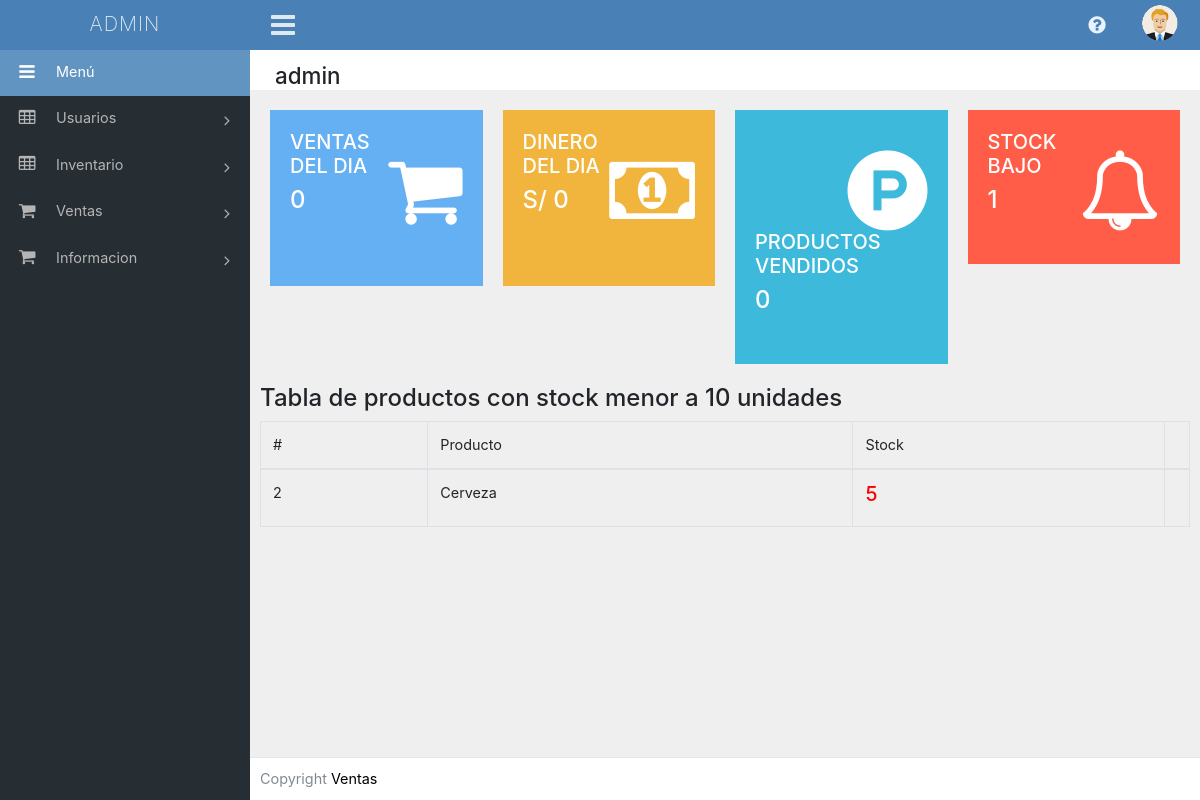
Screenshot of /admin/vistas/inicio.php (signed in) with the database file from the repository.
### tables this page shows
CREATE TABLE `productos` (
  `id_producto` int(11) NOT NULL,
  `nombre` varchar(255) NOT NULL,
  `descripcion` text DEFAULT NULL,
  `precio_normal` decimal(10,2) DEFAULT NULL,
  `precio_rebajado` decimal(10,2) NOT NULL,
  `stock` int(11) DEFAULT NULL,
  `imagen` varchar(50) NOT NULL,
  `id_categoria` int(11) DEFAULT NULL,
  `estado` varchar(10) NOT NULL
);

### admin/clases/Reporte.php (called while the page is built, shortened)
<?php
class Reporte{
    public function ventas_dia(){
            $c = new Conexion();
			$conexion = $c->conectar();
            $fecha = date('y-m-d');
            $sql = "SELECT COUNT(*) FROM ventas where fecha='$fecha'";
            $result= mysqli_query($conexion,$sql);
            $re=mysqli_fetch_row($result)[0];
              return $re ;
    }
    public function stock_0(){
            $c = new Conexion();
			$conexion = $c->conectar();
            $sql = "SELECT count(id_producto) FROM productos where stock < 10";
            $result= mysqli_query($conexion,$sql);
            $re=mysqli_fetch_row($result)[0];
            return $re ;
    }
    public function productos_0(){
            $c = new Conexion();
			$conexion = $c->conectar();
            $sql = "SELECT id_producto,nombre,stock from productos where stock < 10 order by stock asc";
            $result= mysqli_query($conexion,$sql);
            return $result ;
    }
}
?>

### admin/vistas/inicio.php (the view, shortened to what this page needs)
<?php
require 'header.php';
if(isset($_SESSION['usuario']))
{
?>
    <div class="content-page">
    <div class="content">
        <div class="container-fluid">
                    <div class="row">
                                <div class="col-xl-12">
                                        <div class="breadcrumb-holder">
                                                <h1 class="main-title float-left"><?php echo $_SESSION['datos']->tipo ?></h1>
                                                <div class="clearfix"></div>
                                        </div>
                                </div>
                    </div>
                        <div class="row">
                                <div class="col-xs-12 col-md-6 col-lg-6 col-xl-3">
                                        <div class="card-box noradius noborder bg-default">
                                                <i class="fa fa-shopping-cart  float-right text-white"></i>
                                                <h5 class="text-white text-uppercase m-b-20">Ventas del Dia</h5>
                                                <h4 class="m-b-20 text-white counter">
                                                                    <?php
                                                                        require_once '../clases/Reporte.php';
                                                                        $obj1 = new Reporte();
                                                                        $r1 = $obj1->ventas_dia();
                                                                        echo $r1;
                                                                    ?>
                                                </h4>
                                        </div>
                                </div>
                                <div class="col-xs-12 col-md-6 col-lg-6 col-xl-3">
                                        <div class="card-box noradius noborder bg-warning">
                                                <i class="fa fa-money float-right text-white"></i>
                                                <h5 class="text-white text-uppercase m-b-20">Dinero del Dia</h5>
                                                <h4 class="m-b-20 text-white counter">S/
                                                                    <?php
                                                                        require_once '../clases/Reporte.php';
                                                                        $obj1 = new Reporte();
                                                                        $r1 = $obj1->dinero_dia();
                                                                        if(empty($r1))
                                                                        {
                                                                            echo "0";
                                                                        }
                                                                        else
                                                                        {
                                                                            echo $r1;
                                                                        }
                                                                    ?>
                                                </h4>
                                        </div>
                                </div>
                                <div class="col-xs-12 col-md-6 col-lg-6 col-xl-3">
                                        <div class="card-box noradius noborder bg-info">
                                                <i class="fa fa-product-hunt  float-right text-white"></i>
                                                <h5 class="text-white text-uppercase m-b-20">Productos Vendidos</h5>
                                                <h4 class="m-b-20 text-white counter">
                                                                    <?php
                                                                        require_once '../clases/Reporte.php';
                                                                        $obj2 = new Reporte();
                                                                        $r2 = $obj2->productos_dia();
                                                                        if(empty($r2))
                                                                        {
                                                                            echo "0";
                                                                        }
                                                                        else
                                                                        {
                                                                            echo $r2;
                                                                        }
                                                                    ?>
                                                </h4>
                                        </div>
                                </div>
                                <div class="col-xs-12 col-md-6 col-lg-6 col-xl-3">
                                        <div class="card-box noradius noborder bg-danger">
                                                <i class="fa fa-bell-o float-right text-white"></i>
                                                <h5 class="text-white text-uppercase m-b-20">Stock<br> Bajo</h5>
                                                <h4 class="m-b-20 text-white counter">
                                                                    <?php
                                                                        require_once '../clases/Reporte.php';
                                                                        $obj2 = new Reporte();
                                                                        $r2 = $obj2->stock_0();
                                                                        echo $r2;
                                                                    ?>
                                                </h4>
                                        </div>
                                </div>
                        </div>
                        <div class="row">
                                <H4>Tabla de productos con stock menor a 10 unidades</H4>
<table id="dtventas" class="table table-bordered table-hover table-condensed">
                    <thead>
                        <tr>
                            <td>#</td>
                            <td>Producto</td>
                            <td>Stock</td>
                            <td style="width:15px"></td>
                        </tr>
                    </thead>
                    <tbody>
<?php
        require_once '../clases/Reporte.php';
        $obj = new Reporte();
        $result = $obj->productos_0();
	while($fila=mysqli_fetch_row($result))
	{
 ?>
    <tr>
		<td><?php echo $fila[0] ?></td>
		<td><?php echo $fila[1] ?></td>
		<td><?php echo "<h5 style='color:red;'>$fila[2]</h5>"; ?></td>
	</tr>
	<?php
} ?>
                    </tbody>
</table>
                        </div>
        </div>
    </div>
</div>
<?php
require 'footer.php';
?>
<?php
}
else {
	header("location:../index.php");
}
?>

### admin/assets/css/style.css (style rules this page uses)
html { position: relative; min-height: 100%; }
body { font-size: 0.9rem; background-color: #efefef; padding-bottom: 50px; }
.noradius { border-radius: 0; }
.noborder { border: 0 !important; }
.bg-info { background-color: #3db9dc !important; }
.bg-warning { background-color: #f1b53d !important; }
.bg-danger { background-color: #ff5d48 !important; }
.bg-default { background-color: #64b0f2 !important; }
.text-white { color: #ffffff; }
.breadcrumb-holder { background-color: #ffffff; margin: 0px -20px 20px -20px; padding: 13px 25px 0 25px; box-shadow: none; }
.breadcrumb-holder .main-title { margin-bottom: 0; font-size: 1.4rem; }
.card-box { padding: 20px; background-clip: padding-box; margin-bottom: 20px; background-color: #ffffff; border: 1px solid rgba(183,183,183,.125); }
.card-box i { font-size: 80px; margin-top: 20px; }
.row { margin-right: -10px; margin-left: -10px; }
.col, .col-1, .col-10, .col-11, .col-12, .col-2, .col-3, .col-4, .col-5, .col-6, .col-7, .col-8, .col-9, .col-lg, .col-lg-1, .col-lg-10, .col-lg-11, .col-lg-12, .col-lg-2, .col-lg-3, .col-lg-4, .col-lg-5, .col-lg-6, .col-lg-7, .col-lg-8, .col-lg-9, .col-md, .col-md-1, .col-md-10, .col-md-11, .col-md-12, .col-md-2, .col-md-3, .col-md-4, .col-md-5, .col-md-6, .col-md-7, .col-md-8, .col-md-9, .col-sm, .col-sm-1, .col-sm-10, .col-sm-11, .col-sm-12, .col-sm-2, .col-sm-3, .col-sm-4, .col-sm-5, .col-sm-6, .col-sm-7, .col-sm-8, .col-sm-9, .col-xl, .col-xl-1, .col-xl-10, .col-xl-11, .col-xl-12, .col-xl-2, .col-xl-3, .col-xl-4, .col-xl-5, .col-xl-6, .col-xl-7, .col-xl-8, .col-xl-9 { padding-right: 10px; padding-left: 10px; }
.content-page { margin-left: 250px; overflow: hidden; }
.content-page .content { padding: 0 5px; margin-top: 50px; }

### rows the page displays
productos: id_producto "2", nombre "Cerveza", stock "5"

### other values shown
$_SESSION['datos']->tipo "admin"
$r1 "0"
$r2 "1"
